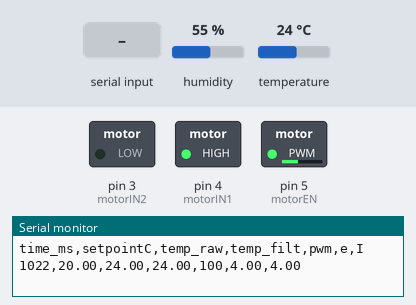
This sketch was run on a simulated Arduino Uno, built with avr-gcc and run on an emulated ATmega328P. Parts: switched loads named in the sketch (green lamp = pin HIGH), the last lines printed to the serial monitor. The test bench sets the inputs (shaded band); at power-on: temperature 24 °C, humidity 55 %.

Above: at 1.2 s.
1.3 s: "Kp ,45\n" received over Serial
At 2.3 s:
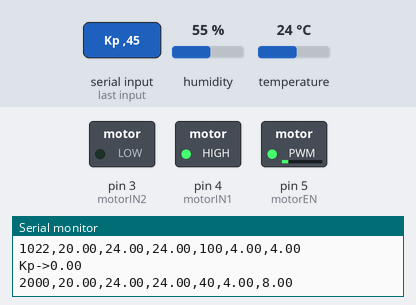
9.2 s: temperature set to 41 °C
11.5 s: temperature set to 21 °C
16.2 s: temperature set to 18 °C
At 21.5 s:
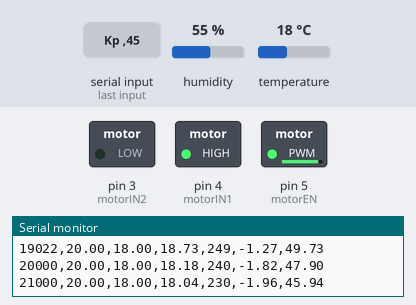
24.1 s: "SP 90\n" received over Serial
Timing chart, 0 to 27.1 s (numbered marks = the images above; inputs shaded):
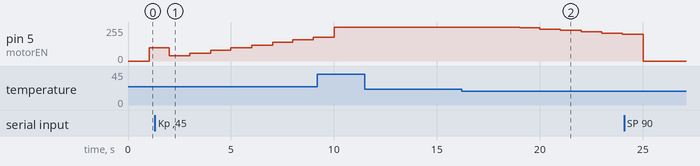

Measured:
- the behaviour switches between 20 and 19 °C on temperature (found by bisection; images 1 and 2)
- after the input at 16.2 s, pin 5 (motorEN): moves from 255/255 to 200/255 over 5.0 s, starting after 2.8 s

The sketch:

temp_control_pi.ino
```cpp
// temp_control_pi.ino

#include <DHT.h>

// ---------- USER SETTINGS ----------
#define DHTPIN 2
#define DHTTYPE DHT11
DHT dht(DHTPIN, DHTTYPE);

// Sampling period (DHT11 limit)
const unsigned long Ts_ms = 1000; // 1 second
const float Ts = Ts_ms / 1000.0f;

// Motor driver pins (adjust if you used other pins)
const int motorEN = 5; // PWM pin (0..255)
const int motorIN1 = 4;
const int motorIN2 = 3;

// Temperature setpoint (°C)
float setpointC = 20.0f;

// EMA (first-order IIR) filter cutoff and alpha (computed in setup)
float fc = 0.5f; // cutoff frequency (Hz) for EMA
float alpha = 0.0f; // computed from fc and Ts in setup

// PI controller gains
float Kp = 20.0f;   // proportional gain (PWM per °C)
float Ki = 5.0f;    // integral gain (PWM per °C per s)

// Actuator limits (PWM)
const int u_min = 0;
const int u_max = 255;

// Integrator state (initial)
float I = 0.0f;

// Optional rate limiting (set high to disable)
const float max_delta_per_step = 255.0f;

// ---------- END USER SETTINGS ----------

unsigned long t_prev = 0;
float last_u = 0.0f;
bool initialized = false;

// EMA state
float ema_state = 0.0f;
bool ema_initialized = false;

void setup() {
  Serial.begin(115200);
  dht.begin();

  // Motor driver initialisation: set fixed direction, control speed via EN PWM
  pinMode(motorEN, OUTPUT);
  pinMode(motorIN1, OUTPUT);
  pinMode(motorIN2, OUTPUT);
  digitalWrite(motorIN1, HIGH); // forward
  digitalWrite(motorIN2, LOW);

  // Compute EMA alpha from chosen cutoff fc and sample period Ts:
  // alpha = (2π fc Ts) / (1 + 2π fc Ts)
  float two_pi_fc_ts = TWO_PI * fc * Ts;
  alpha = two_pi_fc_ts / (1.0f + two_pi_fc_ts);

  // Initialise state
  t_prev = millis();

  // Print CSV header for Python to parse
  Serial.println("time_ms,setpointC,temp_raw,temp_filt,pwm,e,I");
}

void loop() {
  unsigned long t = millis();
  if (t - t_prev >= Ts_ms) {
    t_prev += Ts_ms;

    // Read temperature. DHT11 returns NaN on error; skip those samples.
    float temp = dht.readTemperature(); // Celsius
    if (isnan(temp)) {
      // Log an error line and continue
      Serial.print(millis()); Serial.println(",ERR,,,0,0,0");
      return;
    }

    // EMA filter (runs on Arduino to reduce jitter before control)
    if (!ema_initialized) {
      ema_state = temp;
      ema_initialized = true;
    } else {
      ema_state = alpha * temp + (1.0f - alpha) * ema_state;
    }
    float temp_filt = ema_state;

    // Compute error (setpoint - measurement)
    float e = - (setpointC - temp_filt);

    // Candidate integrator update (discrete sum e * Ts)
    float I_candidate = I + e * Ts;

    // Unclamped PMW
    float u_unclamped = Kp * e + Ki * I_candidate;

    // Clamp actuator to PWM limits
    float u = constrain(u_unclamped, u_min, u_max);

    // Anti-windup: clamp integrator so controller output respects actuator limits
    if (Ki != 0.0f) {
      float I_min = (u_min - Kp * e) / Ki;
      float I_max = (u_max - Kp * e) / Ki;
      I = constrain(I_candidate, min(I_min, I_max), max(I_min, I_max));
    } else {
      I = I_candidate;
    }

    // Optional rate limiting (protects mechanical/electrical components)
    float delta = u - last_u;
    if (abs(delta) > max_delta_per_step) {
      if (delta > 0) u = last_u + max_delta_per_step;
      else u = last_u - max_delta_per_step;
    }

    // Apply PWM to motor (0..255)
    analogWrite(motorEN, (int)round(u));
    last_u = u;

    // Emit CSV log: time_ms,setpointC,temp_raw,temp_filt,pwm,e,I
    Serial.print(millis()); Serial.print(',');
    Serial.print(setpointC); Serial.print(',');
    Serial.print(temp); Serial.print(',');
    Serial.print(temp_filt); Serial.print(',');
    Serial.print((int)round(u)); Serial.print(',');
    Serial.print(e); Serial.print(',');
    Serial.println(I);
  }

  // Non-blocking serial commands for runtime tuning:
  // - "SP <value>" to set setpoint (°C)
  // - "Kp <value>" to set Kp
  // - "Ki <value>" to set Ki
  // - "FC <value>" to set EMA cutoff (Hz)
  if (Serial.available()) {
    String s = Serial.readStringUntil('\n'); s.trim();
    if (s.length() == 0) return;
    if (s.startsWith("SP ")) {
      float v = s.substring(3).toFloat();
      if (v < 5) v = 5; if (v > 60) v = 60;
      // update setpoint (integrator unchanged)
      setpointC = v;
      Serial.print("SP->"); Serial.println(v);
    } else if (s.startsWith("Kp ")) {
      Kp = s.substring(3).toFloat(); Serial.print("Kp->"); Serial.println(Kp);
    } else if (s.startsWith("Ki ")) {
      Ki = s.substring(3).toFloat(); Serial.print("Ki->"); Serial.println(Ki);
    } else if (s.startsWith("FC ")) {
      fc = s.substring(3).toFloat();
      float two_pi_fc_ts = TWO_PI * fc * Ts;
      alpha = two_pi_fc_ts / (1.0f + two_pi_fc_ts);
      Serial.print("fc->"); Serial.print(fc); Serial.print(" alpha->"); Serial.println(alpha);
    } else {
      Serial.print("Unknown command: "); Serial.println(s);
    }
  }
}
```
